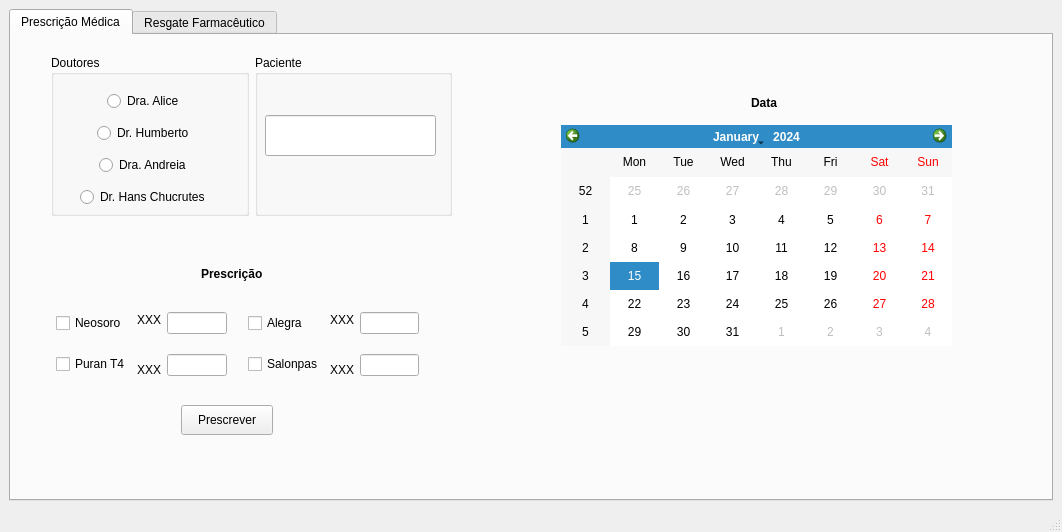
<?xml version="1.0" encoding="UTF-8"?>
<ui version="4.0">
 <class>MainWindow</class>
 <widget class="QMainWindow" name="MainWindow">
  <property name="geometry">
   <rect>
    <x>0</x>
    <y>0</y>
    <width>1062</width>
    <height>532</height>
   </rect>
  </property>
  <property name="windowTitle">
   <string>MainWindow</string>
  </property>
  <widget class="QWidget" name="centralwidget">
   <layout class="QHBoxLayout" name="horizontalLayout">
    <item>
     <widget class="QTabWidget" name="tabWidget">
      <property name="currentIndex">
       <number>0</number>
      </property>
      <widget class="QWidget" name="tab">
       <attribute name="title">
        <string>Prescrição Médica</string>
       </attribute>
       <widget class="QWidget" name="layoutWidget">
        <property name="geometry">
         <rect>
          <x>40</x>
          <y>20</y>
          <width>401</width>
          <height>161</height>
         </rect>
        </property>
        <layout class="QHBoxLayout" name="horizontalLayout_8">
         <item>
          <widget class="QGroupBox" name="groupBox">
           <property name="title">
            <string>Doutores</string>
           </property>
           <widget class="QWidget" name="layoutWidget">
            <property name="geometry">
             <rect>
              <x>10</x>
              <y>30</y>
              <width>169</width>
              <height>128</height>
             </rect>
            </property>
            <layout class="QVBoxLayout" name="verticalLayout">
             <item alignment="Qt::AlignHCenter">
              <widget class="QRadioButton" name="radioButton">
               <property name="text">
                <string>Dra. Alice</string>
               </property>
              </widget>
             </item>
             <item alignment="Qt::AlignHCenter">
              <widget class="QRadioButton" name="radioButton_2">
               <property name="text">
                <string>Dr. Humberto</string>
               </property>
              </widget>
             </item>
             <item alignment="Qt::AlignHCenter">
              <widget class="QRadioButton" name="radioButton_3">
               <property name="text">
                <string>Dra. Andreia</string>
               </property>
              </widget>
             </item>
             <item alignment="Qt::AlignHCenter">
              <widget class="QRadioButton" name="radioButton_4">
               <property name="text">
                <string>Dr. Hans Chucrutes</string>
               </property>
              </widget>
             </item>
            </layout>
           </widget>
          </widget>
         </item>
         <item>
          <widget class="QGroupBox" name="groupBox_3">
           <property name="title">
            <string>Paciente</string>
           </property>
           <widget class="QLineEdit" name="lineEdit">
            <property name="geometry">
             <rect>
              <x>10</x>
              <y>60</y>
              <width>171</width>
              <height>41</height>
             </rect>
            </property>
            <property name="alignment">
             <set>Qt::AlignCenter</set>
            </property>
           </widget>
          </widget>
         </item>
        </layout>
       </widget>
       <widget class="QLabel" name="label_4">
        <property name="geometry">
         <rect>
          <x>740</x>
          <y>60</y>
          <width>31</width>
          <height>16</height>
         </rect>
        </property>
        <property name="font">
         <font>
          <pointsize>9</pointsize>
          <weight>75</weight>
          <bold>true</bold>
         </font>
        </property>
        <property name="text">
         <string>Data</string>
        </property>
       </widget>
       <widget class="QCalendarWidget" name="calendarWidget">
        <property name="geometry">
         <rect>
          <x>550</x>
          <y>90</y>
          <width>391</width>
          <height>221</height>
         </rect>
        </property>
       </widget>
       <widget class="QLabel" name="label_6">
        <property name="geometry">
         <rect>
          <x>190</x>
          <y>230</y>
          <width>61</width>
          <height>18</height>
         </rect>
        </property>
        <property name="font">
         <font>
          <pointsize>9</pointsize>
          <weight>75</weight>
          <bold>true</bold>
         </font>
        </property>
        <property name="text">
         <string>Prescrição</string>
        </property>
       </widget>
       <widget class="QPushButton" name="pushButton_3">
        <property name="geometry">
         <rect>
          <x>170</x>
          <y>370</y>
          <width>92</width>
          <height>30</height>
         </rect>
        </property>
        <property name="text">
         <string>Prescrever</string>
        </property>
       </widget>
       <widget class="QWidget" name="">
        <property name="geometry">
         <rect>
          <x>45</x>
          <y>263</y>
          <width>171</width>
          <height>93</height>
         </rect>
        </property>
        <layout class="QHBoxLayout" name="horizontalLayout_4">
         <item>
          <layout class="QVBoxLayout" name="verticalLayout_4">
           <item>
            <widget class="QCheckBox" name="checkBox_9">
             <property name="text">
              <string>Neosoro</string>
             </property>
            </widget>
           </item>
           <item>
            <widget class="QCheckBox" name="checkBox_16">
             <property name="text">
              <string>Puran T4</string>
             </property>
            </widget>
           </item>
          </layout>
         </item>
         <item>
          <layout class="QVBoxLayout" name="verticalLayout_6">
           <item>
            <widget class="QLabel" name="label_2">
             <property name="text">
              <string>XXX</string>
             </property>
            </widget>
           </item>
           <item>
            <widget class="QLabel" name="label_3">
             <property name="text">
              <string>XXX</string>
             </property>
            </widget>
           </item>
          </layout>
         </item>
         <item>
          <layout class="QVBoxLayout" name="verticalLayout_2">
           <item>
            <widget class="QLineEdit" name="lineEdit_2">
             <property name="alignment">
              <set>Qt::AlignCenter</set>
             </property>
            </widget>
           </item>
           <item>
            <widget class="QLineEdit" name="lineEdit_4">
             <property name="alignment">
              <set>Qt::AlignCenter</set>
             </property>
            </widget>
           </item>
          </layout>
         </item>
        </layout>
       </widget>
       <widget class="QWidget" name="">
        <property name="geometry">
         <rect>
          <x>237</x>
          <y>263</y>
          <width>171</width>
          <height>93</height>
         </rect>
        </property>
        <layout class="QHBoxLayout" name="horizontalLayout_3">
         <item>
          <layout class="QVBoxLayout" name="verticalLayout_5">
           <item alignment="Qt::AlignLeft">
            <widget class="QCheckBox" name="checkBox_12">
             <property name="text">
              <string>Alegra</string>
             </property>
            </widget>
           </item>
           <item>
            <widget class="QCheckBox" name="checkBox_13">
             <property name="text">
              <string>Salonpas</string>
             </property>
            </widget>
           </item>
          </layout>
         </item>
         <item>
          <layout class="QVBoxLayout" name="verticalLayout_7">
           <item>
            <widget class="QLabel" name="label_12">
             <property name="text">
              <string>XXX</string>
             </property>
            </widget>
           </item>
           <item>
            <widget class="QLabel" name="label_14">
             <property name="text">
              <string>XXX</string>
             </property>
            </widget>
           </item>
          </layout>
         </item>
         <item>
          <layout class="QVBoxLayout" name="verticalLayout_3">
           <item>
            <widget class="QLineEdit" name="lineEdit_3">
             <property name="alignment">
              <set>Qt::AlignCenter</set>
             </property>
            </widget>
           </item>
           <item>
            <widget class="QLineEdit" name="lineEdit_5">
             <property name="alignment">
              <set>Qt::AlignCenter</set>
             </property>
            </widget>
           </item>
          </layout>
         </item>
        </layout>
       </widget>
      </widget>
      <widget class="QWidget" name="tab_2">
       <attribute name="title">
        <string>Resgate Farmacêutico</string>
       </attribute>
       <widget class="QWidget" name="layoutWidget">
        <property name="geometry">
         <rect>
          <x>13</x>
          <y>13</y>
          <width>951</width>
          <height>221</height>
         </rect>
        </property>
        <layout class="QVBoxLayout" name="verticalLayout_8">
         <item>
          <widget class="QLabel" name="label_7">
           <property name="font">
            <font>
             <pointsize>9</pointsize>
             <weight>75</weight>
             <bold>true</bold>
            </font>
           </property>
           <property name="text">
            <string>Fila dos pedidos</string>
           </property>
           <property name="alignment">
            <set>Qt::AlignCenter</set>
           </property>
          </widget>
         </item>
         <item>
          <widget class="QTableWidget" name="tableWidget">
           <property name="rowCount">
            <number>10</number>
           </property>
           <property name="columnCount">
            <number>9</number>
           </property>
           <row/>
           <row/>
           <row/>
           <row/>
           <row/>
           <row/>
           <row/>
           <row/>
           <row/>
           <row/>
           <column/>
           <column/>
           <column/>
           <column/>
           <column/>
           <column/>
           <column/>
           <column/>
           <column/>
          </widget>
         </item>
        </layout>
       </widget>
       <widget class="QLabel" name="label_18">
        <property name="geometry">
         <rect>
          <x>850</x>
          <y>240</y>
          <width>111</width>
          <height>20</height>
         </rect>
        </property>
        <property name="font">
         <font>
          <pointsize>7</pointsize>
          <weight>50</weight>
          <italic>false</italic>
          <bold>false</bold>
          <underline>false</underline>
         </font>
        </property>
        <property name="frameShape">
         <enum>QFrame::StyledPanel</enum>
        </property>
        <property name="text">
         <string>Nº Pedido</string>
        </property>
        <property name="alignment">
         <set>Qt::AlignCenter</set>
        </property>
       </widget>
       <widget class="QLabel" name="label_8">
        <property name="geometry">
         <rect>
          <x>580</x>
          <y>290</y>
          <width>44</width>
          <height>18</height>
         </rect>
        </property>
        <property name="font">
         <font>
          <pointsize>9</pointsize>
          <weight>75</weight>
          <bold>true</bold>
         </font>
        </property>
        <property name="text">
         <string>Ações</string>
        </property>
        <property name="alignment">
         <set>Qt::AlignCenter</set>
        </property>
       </widget>
       <widget class="QWidget" name="layoutWidget">
        <property name="geometry">
         <rect>
          <x>650</x>
          <y>270</y>
          <width>311</width>
          <height>74</height>
         </rect>
        </property>
        <layout class="QHBoxLayout" name="horizontalLayout_6">
         <item>
          <layout class="QVBoxLayout" name="verticalLayout_9">
           <item>
            <widget class="QPushButton" name="pushButton">
             <property name="text">
              <string>Resgatar proximo pedido</string>
             </property>
            </widget>
           </item>
           <item>
            <widget class="QPushButton" name="pushButton_2">
             <property name="text">
              <string>Deletar próximo pedido</string>
             </property>
            </widget>
           </item>
          </layout>
         </item>
         <item>
          <layout class="QVBoxLayout" name="verticalLayout_10">
           <item>
            <widget class="QLineEdit" name="lineEdit_6">
             <property name="alignment">
              <set>Qt::AlignCenter</set>
             </property>
            </widget>
           </item>
           <item>
            <widget class="QLineEdit" name="lineEdit_7">
             <property name="alignment">
              <set>Qt::AlignCenter</set>
             </property>
            </widget>
           </item>
          </layout>
         </item>
        </layout>
       </widget>
       <widget class="QPushButton" name="pushButton_5">
        <property name="geometry">
         <rect>
          <x>220</x>
          <y>250</y>
          <width>91</width>
          <height>31</height>
         </rect>
        </property>
        <property name="text">
         <string>Atualizar fila</string>
        </property>
       </widget>
       <widget class="QWidget" name="layoutWidget">
        <property name="geometry">
         <rect>
          <x>20</x>
          <y>306</y>
          <width>501</width>
          <height>101</height>
         </rect>
        </property>
        <layout class="QHBoxLayout" name="horizontalLayout_25">
         <item>
          <layout class="QVBoxLayout" name="verticalLayout_17">
           <item>
            <widget class="QLabel" name="label_10">
             <property name="font">
              <font>
               <pointsize>9</pointsize>
               <weight>75</weight>
               <bold>true</bold>
              </font>
             </property>
             <property name="text">
              <string>Estoque atual</string>
             </property>
             <property name="alignment">
              <set>Qt::AlignCenter</set>
             </property>
            </widget>
           </item>
           <item>
            <layout class="QHBoxLayout" name="horizontalLayout_18">
             <item>
              <layout class="QVBoxLayout" name="verticalLayout_16">
               <item>
                <layout class="QHBoxLayout" name="horizontalLayout_10">
                 <item>
                  <widget class="QLabel" name="label">
                   <property name="text">
                    <string>Neosoro</string>
                   </property>
                  </widget>
                 </item>
                 <item>
                  <widget class="QLabel" name="label_17">
                   <property name="text">
                    <string>N</string>
                   </property>
                  </widget>
                 </item>
                </layout>
               </item>
               <item>
                <layout class="QHBoxLayout" name="horizontalLayout_13">
                 <item>
                  <widget class="QLabel" name="label_5">
                   <property name="text">
                    <string>Puran T4</string>
                   </property>
                  </widget>
                 </item>
                 <item>
                  <widget class="QLabel" name="label_15">
                   <property name="text">
                    <string>N</string>
                   </property>
                  </widget>
                 </item>
                </layout>
               </item>
              </layout>
             </item>
             <item>
              <layout class="QVBoxLayout" name="verticalLayout_15">
               <item>
                <layout class="QHBoxLayout" name="horizontalLayout_15">
                 <item>
                  <widget class="QLabel" name="label_11">
                   <property name="text">
                    <string>Alegra</string>
                   </property>
                  </widget>
                 </item>
                 <item>
                  <widget class="QLabel" name="label_20">
                   <property name="text">
                    <string>N</string>
                   </property>
                  </widget>
                 </item>
                </layout>
               </item>
               <item>
                <layout class="QHBoxLayout" name="horizontalLayout_17">
                 <item>
                  <widget class="QLabel" name="label_13">
                   <property name="text">
                    <string>Salonpas</string>
                   </property>
                  </widget>
                 </item>
                 <item>
                  <widget class="QLabel" name="label_21">
                   <property name="text">
                    <string>N</string>
                   </property>
                  </widget>
                 </item>
                </layout>
               </item>
              </layout>
             </item>
            </layout>
           </item>
          </layout>
         </item>
         <item>
          <layout class="QVBoxLayout" name="verticalLayout_13">
           <item>
            <widget class="QLabel" name="label_9">
             <property name="font">
              <font>
               <pointsize>9</pointsize>
               <weight>75</weight>
               <bold>true</bold>
              </font>
             </property>
             <property name="text">
              <string>Repor estoques</string>
             </property>
             <property name="alignment">
              <set>Qt::AlignCenter</set>
             </property>
            </widget>
           </item>
           <item>
            <layout class="QHBoxLayout" name="horizontalLayout_9">
             <item>
              <layout class="QVBoxLayout" name="verticalLayout_12">
               <item>
                <widget class="QPushButton" name="pushButton_4">
                 <property name="text">
                  <string>Neosoro</string>
                 </property>
                </widget>
               </item>
               <item>
                <widget class="QPushButton" name="pushButton_7">
                 <property name="text">
                  <string>Puran T4</string>
                 </property>
                </widget>
               </item>
              </layout>
             </item>
             <item>
              <layout class="QVBoxLayout" name="verticalLayout_11">
               <item>
                <widget class="QPushButton" name="pushButton_8">
                 <property name="text">
                  <string>Alegra</string>
                 </property>
                </widget>
               </item>
               <item>
                <widget class="QPushButton" name="pushButton_11">
                 <property name="text">
                  <string>Salonpas</string>
                 </property>
                </widget>
               </item>
              </layout>
             </item>
            </layout>
           </item>
          </layout>
         </item>
        </layout>
       </widget>
      </widget>
     </widget>
    </item>
   </layout>
   <widget class="QWidget" name="layoutWidget">
    <property name="geometry">
     <rect>
      <x>0</x>
      <y>0</y>
      <width>2</width>
      <height>2</height>
     </rect>
    </property>
    <layout class="QHBoxLayout" name="horizontalLayout_2"/>
   </widget>
  </widget>
  <widget class="QMenuBar" name="menubar">
   <property name="geometry">
    <rect>
     <x>0</x>
     <y>0</y>
     <width>1062</width>
     <height>28</height>
    </rect>
   </property>
  </widget>
  <widget class="QStatusBar" name="statusbar"/>
 </widget>
 <resources/>
 <connections/>
</ui>
